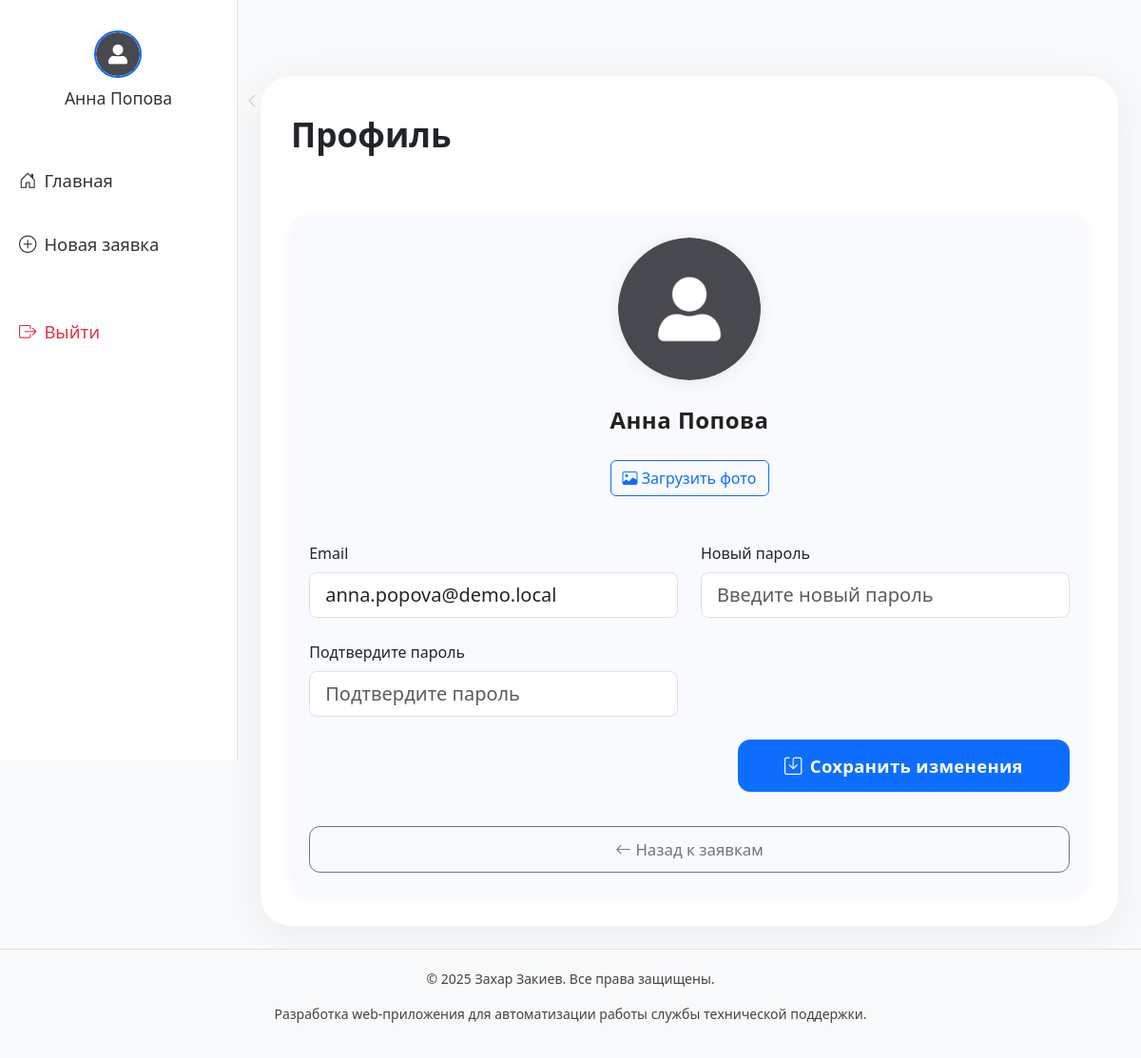
Screenshot of /profile (signed in) with the database file from the repository.
### tables this page shows
CREATE TABLE users (
    id INTEGER PRIMARY KEY AUTOINCREMENT,
    username TEXT NOT NULL UNIQUE,
    email TEXT NOT NULL UNIQUE,
    password TEXT NOT NULL,
    role TEXT DEFAULT 'user',
    is_confirmed INTEGER DEFAULT 0,
    avatar TEXT DEFAULT 'default_avatar.png'
);

### app.py (the view, shortened to what this page needs)
@app.route('/profile', methods=["GET", "POST"])
def profile():
    if "user_id" not in session:
        return redirect(url_for('login'))
    conn = get_db_connection()
    user = conn.execute("SELECT * FROM users WHERE id = ?", (session['user_id'],)).fetchone()
    conn.close()
    return render_template("profile.html", user=user)

### app.py (called while the page is built)
def get_db_connection():
    conn = sqlite3.connect(DB_PATH)
    conn.row_factory = sqlite3.Row
    return conn

### templates/profile.html (shortened to what this page needs)
{% extends "base.html" %}
{% block content %}
<div class="container-fluid py-4" style="min-height: 80vh;">
    <div class="ticket-main-card">
        <div class="ticket-title-row">
            <h2>Профиль</h2>
        </div>
        <div class="ticket-form-block">
            <form method="POST" enctype="multipart/form-data">
                <div class="profile-avatar-block">
                    {% if user.avatar and user.avatar != 'default_avatar.png' %}
                        <img src="{{ url_for('static', filename='uploads/' ~ user.avatar) }}"
                             alt="Аватар" class="mb-3">
                        <button type="submit" name="delete_avatar" class="btn btn-outline-danger btn-sm delete-avatar-btn" title="Удалить фото">
                            <i class="bi bi-trash"></i>
                        </button>
                    {% else %}
                        <img src="{{ url_for('static', filename='uploads/default_avatar.png') }}"
                             alt="Аватар по умолчанию" class="mb-3">
                    {% endif %}
                    <div class="profile-username">{{ user.username }}</div>
                </div>
                <div class="mb-4 text-center">
                    <label for="avatar" class="btn btn-outline-primary profile-upload-label">
                        <i class="bi bi-image"></i> Загрузить фото
                    </label>
                </div>
                <div class="row g-4">
                    <div class="col-12 col-md-6">
                        <label for="email" class="form-label">Email</label>
                        <input type="email" class="form-control form-control-lg" name="email" id="email" value="{{ user.email }}" required>
                    </div>
                    <div class="col-12 col-md-6">
                        <label for="password" class="form-label">Новый пароль</label>
                        <input type="password" class="form-control form-control-lg" name="password" id="password" placeholder="Введите новый пароль">
                    </div>
                    <div class="col-12 col-md-6">
                        <label for="confirm_password" class="form-label">Подтвердите пароль</label>
                        <input type="password" class="form-control form-control-lg" name="confirm_password" id="confirm_password" placeholder="Подтвердите пароль">
                    </div>
                </div>
                <div class="text-end mt-4">
                    <button type="submit" class="btn btn-primary ticket-btn-main px-5">
                        <i class="bi bi-save me-2"></i>Сохранить изменения
                    </button>
                </div>
            </form>
            <div class="text-center mt-4">
                <a href="{{ url_for('dashboard') }}" class="btn btn-outline-secondary ticket-btn-secondary w-100">
                    <i class="bi bi-arrow-left"></i> Назад к заявкам
                </a>
            </div>
        </div>
    </div>
</div>
{% endblock %}

### templates/base.html (shortened to what this page needs)
<!DOCTYPE html>
<html lang="ru">
<head>
    <link href="https://cdn.jsdelivr.net/npm/bootstrap@5.3.0/dist/css/bootstrap.min.css" rel="stylesheet">
    <link href="https://cdnjs.cloudflare.com/ajax/libs/bootstrap-icons/1.8.1/font/bootstrap-icons.min.css"
        rel="stylesheet">
</head>
<body class="bg-light d-flex flex-column min-vh-100">
    <nav id="sidebar" class="sidebar d-none d-lg-flex">
        <div class="avatar-wrapper">
            <a href="{{ url_for('profile') }}" class="avatar-link" title="Профиль">
                <img src="{{ url_for('uploaded_file', filename=session.get('user_avatar', 'default_avatar.png')) }}"
                    alt="Аватар">
                <span>{{ session.get('user', 'Профиль') }}</span>
            </a>
        </div>
        <button class="sidebar-toggler" id="sidebarToggle" title="Свернуть/развернуть меню">
            <i class="bi bi-chevron-left"></i>
        </button>
        <ul class="nav flex-column mt-4 w-100">
            <li class="nav-item mb-2">
                <a class="nav-link d-flex align-items-center {% if request.endpoint=='dashboard' %}active{% endif %}"
                    href="{{ url_for('dashboard') }}">
                    <i class="bi bi-house-door me-2"></i>
                    <span class="sidebar-text">Главная</span>
                </a>
            </li>
            <li class="nav-item mb-2">
                <a class="nav-link d-flex align-items-center {% if request.endpoint=='create' %}active{% endif %}"
                    href="{{ url_for('create') }}">
                    <i class="bi bi-plus-circle me-2"></i>
                    <span class="sidebar-text">Новая заявка</span>
                </a>
            </li>
            <li class="nav-item mt-4">
                <a class="nav-link text-danger d-flex align-items-center" href="{{ url_for('logout') }}">
                    <i class="bi bi-box-arrow-right me-2"></i>
                    <span class="sidebar-text">Выйти</span>
                </a>
            </li>
        </ul>
    </nav>
    <div class="content-area">
        <div class="container-fluid">
            {% block content %}{% endblock %}
        </div>
    </div>
    <footer class="text-center mt-auto">
        <p>&copy; 2025 Захар Закиев. Все права защищены.</p>
        <p>Разработка web-приложения для автоматизации работы службы технической поддержки.</p>
    </footer>
</body>
</html>

### templates/base.html (style rules this page uses)
html { overflow-y: scroll; }
body { overflow-x: hidden; }
.sidebar { min-height: 100vh; width: 250px; transition: width 0.2s; background: #fff; border-right: 1px solid #dee2e6; position: fixed; top: 0; left: 0; z-index: 1030; display: flex; flex-direction: column; align-items: center; }
.avatar-wrapper { width: 100%; display: flex; justify-content: center; align-items: center; padding: 2rem 0 1.2rem 0; }
.avatar-link { display: flex; flex-direction: column; align-items: center; text-decoration: none; }
.avatar-link img { width: 50px; height: 50px; object-fit: cover; border-radius: 50%; border: 2px solid #0d6dfd; }
.avatar-link span { margin-top: 0.5rem; font-size: 1.1rem; color: #333; font-weight: 500; white-space: nowrap; transition: opacity 0.2s; }
.sidebar .nav-link { color: #333; font-size: 1.15rem; padding: 1rem 1.25rem; transition: background 0.2s, color 0.2s; white-space: nowrap; }
.sidebar .nav-link .sidebar-text { transition: opacity 0.2s; }
.sidebar-toggler { position: absolute; left: 100%; top: 90px; opacity: 0.2; transition: opacity 0.2s; z-index: 1050; background: #fff; border-radius: 50%; width: 32px; height: 32px; border: 1px solid #dee2e6; display: flex; align-items: center; justify-content: center; }
.content-area { margin-left: 250px; transition: margin-left 0.2s; padding-top: 32px; }
footer { background-color: #f8f9fa; color: #444; padding: 20px; font-size: 14px; text-align: center; border-top: 1px solid #e0e0e0; }

### templates/profile.html (style rules this page uses)
.ticket-main-card { max-width: 1200px; margin: 0 auto; border-radius: 2rem; box-shadow: 0 8px 40px rgba(0,0,0,0.06); background: #fff; padding: 2.5rem 2rem 2rem 2rem; min-height: 70vh; display: flex; flex-direction: column; gap: 2.5rem; }
.ticket-title-row { display: flex; align-items: center; gap: 1rem; }
.ticket-title-row h2 { font-size: 2.2rem; font-weight: 700; margin-bottom: 0; }
.ticket-form-block { background: #f8fafd; border-radius: 1.2rem; padding: 1.5rem 1.2rem; margin-top: 1.5rem; box-shadow: 0 2px 12px rgba(0,0,0,0.04); }
.profile-avatar-block { position: relative; display: flex; flex-direction: column; align-items: center; margin-bottom: 1.5rem; }
.profile-avatar-block img { width: 150px; height: 150px; object-fit: cover; border-radius: 50%; box-shadow: 0 2px 16px rgba(0,0,0,0.08); }
.profile-username { font-size: 1.5rem; font-weight: 600; margin-top: 0.5rem; color: #222; letter-spacing: 0.02em; }
.profile-upload-label { margin-bottom: 1.5rem; cursor: pointer; }
.ticket-btn-main { font-size: 1.15rem; padding: 0.8rem 0; border-radius: 0.8rem; font-weight: 600; letter-spacing: 0.02em; }
.ticket-btn-secondary { font-size: 1.05rem; padding: 0.7rem 0; border-radius: 0.7rem; font-weight: 500; margin-top: 0.7rem; }

### rows the page displays
users: get "Анна Попова", username "Анна Попова", email "anna.popova@demo.local"
